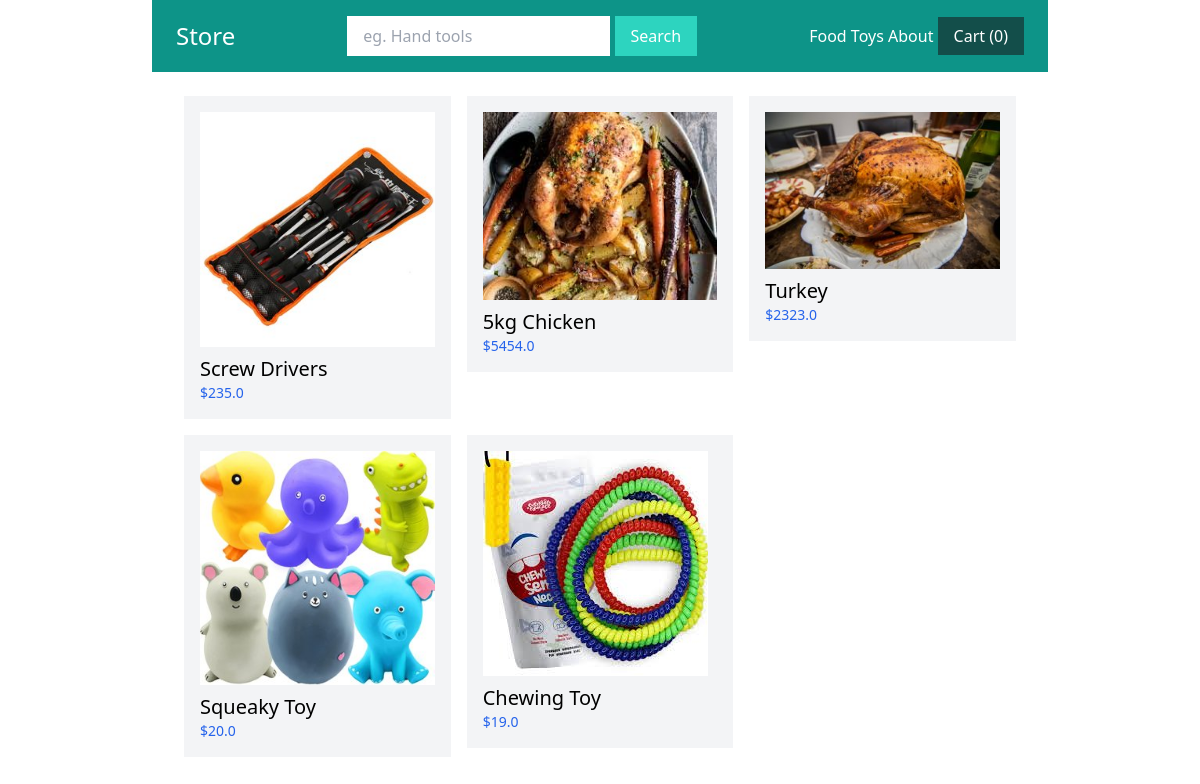
The page / on the database its author committed.
### shop/models.py (models this page shows, shortened)
class Category(models.Model):
    title=models.CharField(max_length=50)
    slug=models.SlugField(max_length=50)
    class Meta:
        verbose_name_plural = "Categories"

class Product(models.Model):
    DRAFT = 'draft'
    WAITING_APPROVAL = 'waitingapproval'
    ACTIVE = 'active'
    DELETED = 'deleted'
    STATUS_CHOICES = (
        (DRAFT, 'Draft'),
        (WAITING_APPROVAL, 'Waiting approval'),
        (ACTIVE, 'Active'),
        (DELETED, 'Deleted'),
    )
    user = models.ForeignKey(User, related_name='products', on_delete=models.CASCADE)
    category = models.ForeignKey(Category, related_name='products', on_delete=models.CASCADE)
    title = models.CharField(max_length=50)
    slug = models.SlugField(max_length=50)
    description = models.TextField(blank=True)
    price = models.IntegerField()
    image = models.ImageField(upload_to='uploads/product_images', blank=True, null=True)
    thumbnail = models.ImageField(upload_to='uploads/product_images/thumbnail', blank=True, null=True)
    created_at = models.DateTimeField(auto_now_add=True)
    updated_at = models.DateTimeField(auto_now=True)
    status = models.CharField(max_length=50, choices=STATUS_CHOICES, default=ACTIVE)
    class Meta:
        ordering =('-created_at',)
    def get_display_price(self):
        return self.price / 100
    def get_thumbnail(self):
        if self.thumbnail:
            return self.thumbnail.url

### core/views.py (the view)
# urls.py: path('', views.frontpage, name='frontpage'),
def frontpage(request):
    products = Product.objects.filter(status=Product.ACTIVE)[0:6]
    return render(request, 'core/frontpage.html',{'products': products})

### shop/cart.py (called while the page is built)
    def __len__(self):
        return sum(item['quantity'] for item in self.cart.values())

### shop/context_processors.py (called while the page is built)
def cart(request):
    return {'cart': Cart(request)}

### shop/templatetags/menu.py (called while the page is built)
@register.inclusion_tag('core/menu.html')
def menu():
    categories=Category.objects.all()
    return {'categories':categories}

### core/templates/core/frontpage.html (shortened to what this page needs)
{% extends 'core/base.html' %}
{% block content %}
    {% include 'shop/partials/products.html' %}
{% endblock %}

### core/templates/core/menu.html
{% for category in categories %}
    <a href="{% url 'category_detail' category.slug %}" class="text-white">{{ category.title }}</a>
{% endfor %}
<a href="{% url 'about' %}" class="text-white">About</a>

### shop/templates/shop/partials/products.html
<div class="flex flex-wrap ">
    {% for product in products %}
        <div class="product w-1/3 p-2">
            <div class="p-4 bg-gray-100">
                <a href="{% url 'product_detail' product.category.slug product.slug %}">
                {% if product.image %}
                    <div class="image mb-2">
                        <img src ="{{ product.get_thumbnail }}" alt="Image of {{ product.title }}">
                    </div>
                {% endif %}
                <h2 class="text-xl">{{ product.title }}</h2>
                <p class="text-sm text-blue-600">${{ product.get_display_price }}</p>
                </a>
            </div>
        </div>
    {% endfor %}
</div>

### rows shown on the page
Category: title "Food"
Category: title "Toys"
Product: get_thumbnail (picture), title "Screw Drivers", get_display_price "235.0"
Product: get_thumbnail (picture), title "5kg Chicken", get_display_price "5454.0"
Product: get_thumbnail (picture), title "Turkey", get_display_price "2323.0"
Product: get_thumbnail (picture), title "Squeaky Toy", get_display_price "20.0"
Product: get_thumbnail (picture), title "Chewing Toy", get_display_price "19.0"

### other values the page prints
{{ cart|length }} "0"
